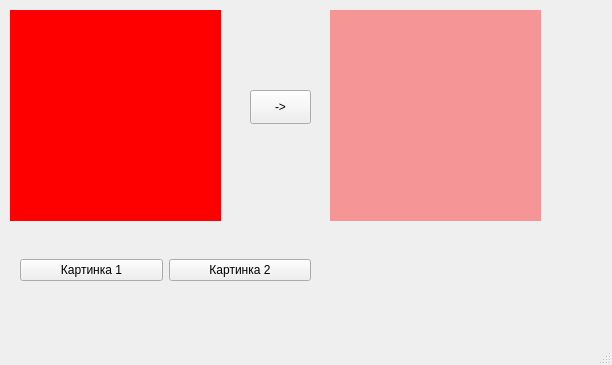
<?xml version="1.0" encoding="UTF-8"?>
<ui version="4.0">
 <class>MainWindow</class>
 <widget class="QMainWindow" name="MainWindow">
  <property name="geometry">
   <rect>
    <x>0</x>
    <y>0</y>
    <width>612</width>
    <height>365</height>
   </rect>
  </property>
  <property name="windowTitle">
   <string>MainWindow</string>
  </property>
  <widget class="QWidget" name="centralwidget">
   <widget class="QLabel" name="bigImage">
    <property name="geometry">
     <rect>
      <x>10</x>
      <y>10</y>
      <width>211</width>
      <height>211</height>
     </rect>
    </property>
    <property name="styleSheet">
     <string notr="true">background: #ff0000;</string>
    </property>
    <property name="text">
     <string/>
    </property>
   </widget>
   <widget class="QLabel" name="encryptImage">
    <property name="geometry">
     <rect>
      <x>330</x>
      <y>10</y>
      <width>211</width>
      <height>211</height>
     </rect>
    </property>
    <property name="styleSheet">
     <string notr="true">background: #60ff0000;</string>
    </property>
    <property name="text">
     <string/>
    </property>
   </widget>
   <widget class="QPushButton" name="pbEncrypt">
    <property name="geometry">
     <rect>
      <x>250</x>
      <y>90</y>
      <width>61</width>
      <height>34</height>
     </rect>
    </property>
    <property name="text">
     <string>-&gt;</string>
    </property>
   </widget>
   <widget class="QWidget" name="horizontalLayoutWidget">
    <property name="geometry">
     <rect>
      <x>20</x>
      <y>250</y>
      <width>291</width>
      <height>41</height>
     </rect>
    </property>
    <layout class="QHBoxLayout" name="horizontalLayout">
     <item>
      <widget class="QPushButton" name="pbImage1">
       <property name="text">
        <string>Картинка 1</string>
       </property>
      </widget>
     </item>
     <item>
      <widget class="QPushButton" name="pbImage2">
       <property name="text">
        <string>Картинка 2</string>
       </property>
      </widget>
     </item>
    </layout>
   </widget>
  </widget>
  <widget class="QMenuBar" name="menubar">
   <property name="geometry">
    <rect>
     <x>0</x>
     <y>0</y>
     <width>612</width>
     <height>30</height>
    </rect>
   </property>
  </widget>
  <widget class="QStatusBar" name="statusbar"/>
 </widget>
 <resources/>
 <connections/>
</ui>
